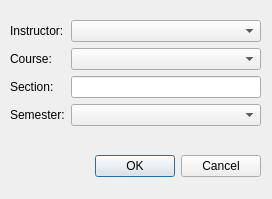
<?xml version="1.0" encoding="UTF-8"?>
<ui version="4.0">
 <class>Dialog</class>
 <widget class="QDialog" name="Dialog">
  <property name="geometry">
   <rect>
    <x>0</x>
    <y>0</y>
    <width>272</width>
    <height>199</height>
   </rect>
  </property>
  <property name="windowTitle">
   <string>Dialog</string>
  </property>
  <widget class="QDialogButtonBox" name="buttonBox">
   <property name="geometry">
    <rect>
     <x>10</x>
     <y>150</y>
     <width>251</width>
     <height>32</height>
    </rect>
   </property>
   <property name="orientation">
    <enum>Qt::Horizontal</enum>
   </property>
   <property name="standardButtons">
    <set>QDialogButtonBox::Cancel|QDialogButtonBox::Ok</set>
   </property>
  </widget>
  <widget class="QWidget" name="formLayoutWidget">
   <property name="geometry">
    <rect>
     <x>10</x>
     <y>20</y>
     <width>251</width>
     <height>131</height>
    </rect>
   </property>
   <layout class="QFormLayout" name="formLayout">
    <property name="labelAlignment">
     <set>Qt::AlignLeading|Qt::AlignLeft|Qt::AlignVCenter</set>
    </property>
    <item row="0" column="0">
     <widget class="QLabel" name="lblInstructor">
      <property name="text">
       <string>Instructor:</string>
      </property>
     </widget>
    </item>
    <item row="1" column="0">
     <widget class="QLabel" name="lblCourse">
      <property name="text">
       <string>Course:</string>
      </property>
     </widget>
    </item>
    <item row="2" column="0">
     <widget class="QLabel" name="lblSection">
      <property name="text">
       <string>Section:</string>
      </property>
     </widget>
    </item>
    <item row="2" column="1">
     <widget class="QLineEdit" name="txtSection"/>
    </item>
    <item row="3" column="0">
     <widget class="QLabel" name="lblSemester">
      <property name="mouseTracking">
       <bool>false</bool>
      </property>
      <property name="text">
       <string>Semester:</string>
      </property>
      <property name="alignment">
       <set>Qt::AlignLeading|Qt::AlignLeft|Qt::AlignVCenter</set>
      </property>
     </widget>
    </item>
    <item row="0" column="1">
     <widget class="QComboBox" name="cmbInstructor"/>
    </item>
    <item row="1" column="1">
     <widget class="QComboBox" name="cmbCourse"/>
    </item>
    <item row="3" column="1">
     <widget class="QComboBox" name="cmbSemester"/>
    </item>
   </layout>
  </widget>
 </widget>
 <resources/>
 <connections>
  <connection>
   <sender>buttonBox</sender>
   <signal>accepted()</signal>
   <receiver>Dialog</receiver>
   <slot>accept()</slot>
   <hints>
    <hint type="sourcelabel">
     <x>248</x>
     <y>254</y>
    </hint>
    <hint type="destinationlabel">
     <x>157</x>
     <y>274</y>
    </hint>
   </hints>
  </connection>
  <connection>
   <sender>buttonBox</sender>
   <signal>rejected()</signal>
   <receiver>Dialog</receiver>
   <slot>reject()</slot>
   <hints>
    <hint type="sourcelabel">
     <x>316</x>
     <y>260</y>
    </hint>
    <hint type="destinationlabel">
     <x>286</x>
     <y>274</y>
    </hint>
   </hints>
  </connection>
 </connections>
</ui>
